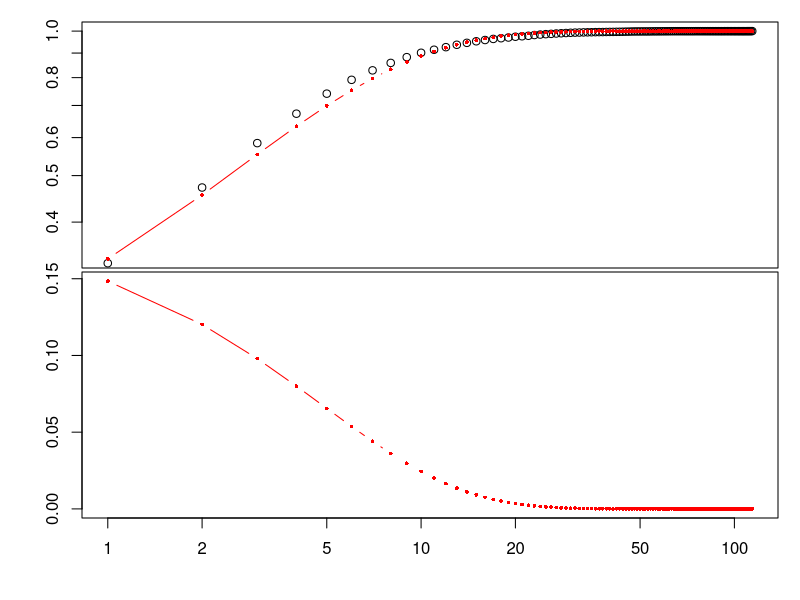

The R source for this figure:
library(MASS)

N <- 10000
m <- rlnorm(N, 1, 1)
n <- rpois(N, m)

fit <- fitdistr(n, 'negative binomial')

par(mfcol=c(2, 1), mar=rep(0.1, 4), oma=c(4, 4, 1, 1))
plot(ecdf(n)(1:max(n)), 
     log='xy', xaxt='n', 
     ylim=c(pnbinom(1, size=fit$estimate['size'], mu=fit$estimate['mu']), 1))
points(pnbinom(1:max(n), size=fit$estimate['size'], mu=fit$estimate['mu']), 
       col='red', type='b', cex=0.5, pch=16)
plot(dnbinom(1:max(n), size=fit$estimate['size'], mu=fit$estimate['mu']), 
     col='red', type='b', cex=0.5, pch=16, log='x')
